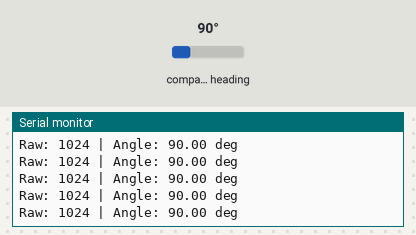
Bench run of a sketch on a simulated Arduino Uno, built with avr-gcc and run on an emulated ATmega328P. Parts: the last lines printed to the serial monitor. Wiring (inferred from the names in the program): AS5600 angle sensor at I2C address 0x36. The test bench sets the inputs (shaded band); at power-on: compass heading 90°.

Above: at 1.2 s.
1.3 s: compass heading set to 7°
At 1.36 s:
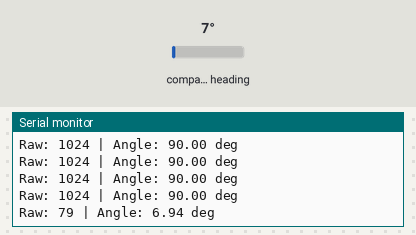
2.8 s: compass heading set to 10°
At 2.84 s:
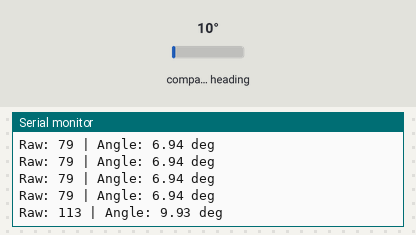
Timing chart, 0 to 5.8 s (numbered marks = the images above; inputs shaded):
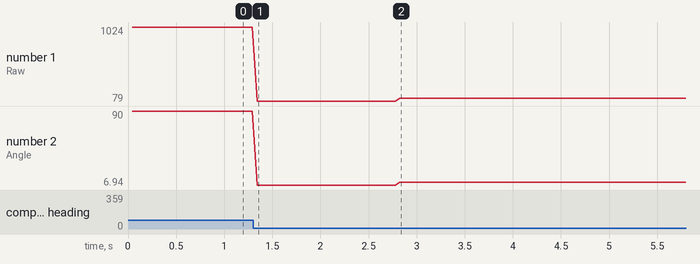

Measured:
- after the input at 1.3 s, the serial monitor: prints a new line at once (image 1)
- after the input at 2.8 s, the serial monitor: prints a new line at once (image 2)
- plotted number 1: 1024 → 79 after the input at 1.3 s, 79 → 113 after the input at 2.8 s
- plotted number 2: 90 → 6.94 after the input at 1.3 s, 6.94 → 9.93 after the input at 2.8 s

The sketch:

steering_reader.ino
```cpp
#include <Wire.h>

#define AS5600_ADDR 0x36   // I2C address of AS5600
#define RAW_ANGLE_MSB 0x0C // Raw angle MSB register
#define RAW_ANGLE_LSB 0x0D // Raw angle LSB register

void setup() {
  Serial.begin(9600);
  Wire.begin();

  Serial.println("AS5600 Angle Reader");
  Serial.println("-------------------");
}

void loop() {
  uint16_t rawAngle = readRawAngle();
  float angleDeg = (rawAngle * 360.0) / 4096.0;

  Serial.print("Raw: ");
  Serial.print(rawAngle);
  Serial.print(" | Angle: ");
  Serial.print(angleDeg, 2);
  Serial.println(" deg");

  delay(50); // smooth update rate
}

uint16_t readRawAngle() {
  Wire.beginTransmission(AS5600_ADDR);
  Wire.write(RAW_ANGLE_MSB);
  Wire.endTransmission(false);

  Wire.requestFrom(AS5600_ADDR, 2);

  uint8_t msb = Wire.read();
  uint8_t lsb = Wire.read();

  return ((msb << 8) | lsb) & 0x0FFF; // 12-bit angle
}
```
